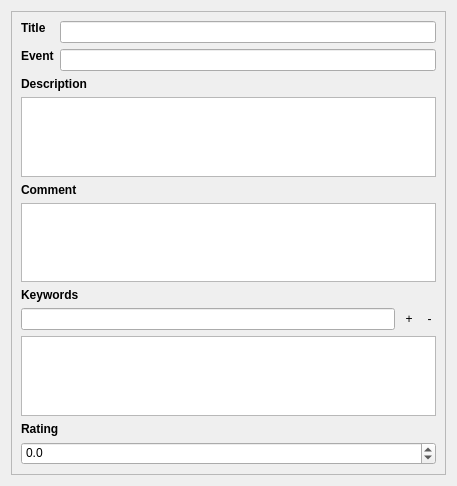
<?xml version="1.0" encoding="UTF-8"?>
<ui version="4.0">
 <class>MetadataEditForm</class>
 <widget class="QWidget" name="MetadataEditForm">
  <property name="geometry">
   <rect>
    <x>0</x>
    <y>0</y>
    <width>457</width>
    <height>486</height>
   </rect>
  </property>
  <property name="windowTitle">
   <string>Form</string>
  </property>
  <layout class="QVBoxLayout" name="verticalLayout_5">
   <item>
    <widget class="QScrollArea" name="scrollArea">
     <property name="widgetResizable">
      <bool>true</bool>
     </property>
     <widget class="QWidget" name="scrollAreaWidgetContents">
      <property name="geometry">
       <rect>
        <x>0</x>
        <y>0</y>
        <width>443</width>
        <height>472</height>
       </rect>
      </property>
      <layout class="QVBoxLayout" name="verticalLayout">
       <item>
        <layout class="QFormLayout" name="infoLayout">
         <property name="fieldGrowthPolicy">
          <enum>QFormLayout::ExpandingFieldsGrow</enum>
         </property>
         <item row="0" column="0">
          <widget class="QLabel" name="label_2">
           <property name="sizePolicy">
            <sizepolicy hsizetype="Fixed" vsizetype="Fixed">
             <horstretch>0</horstretch>
             <verstretch>0</verstretch>
            </sizepolicy>
           </property>
           <property name="font">
            <font>
             <weight>75</weight>
             <bold>true</bold>
            </font>
           </property>
           <property name="text">
            <string>Title</string>
           </property>
          </widget>
         </item>
         <item row="0" column="1">
          <widget class="QLineEdit" name="Xmp_dc_title"/>
         </item>
         <item row="1" column="0">
          <widget class="QLabel" name="label_3">
           <property name="sizePolicy">
            <sizepolicy hsizetype="Fixed" vsizetype="Fixed">
             <horstretch>0</horstretch>
             <verstretch>0</verstretch>
            </sizepolicy>
           </property>
           <property name="font">
            <font>
             <weight>75</weight>
             <bold>true</bold>
            </font>
           </property>
           <property name="text">
            <string>Event</string>
           </property>
          </widget>
         </item>
         <item row="1" column="1">
          <widget class="QLineEdit" name="Xmp_iptcExt_Event"/>
         </item>
        </layout>
       </item>
       <item>
        <layout class="QVBoxLayout" name="descriptionLayout">
         <item>
          <widget class="QLabel" name="label_5">
           <property name="sizePolicy">
            <sizepolicy hsizetype="Preferred" vsizetype="Fixed">
             <horstretch>0</horstretch>
             <verstretch>0</verstretch>
            </sizepolicy>
           </property>
           <property name="font">
            <font>
             <weight>75</weight>
             <bold>true</bold>
            </font>
           </property>
           <property name="text">
            <string>Description</string>
           </property>
           <property name="alignment">
            <set>Qt::AlignBottom|Qt::AlignLeading|Qt::AlignLeft</set>
           </property>
          </widget>
         </item>
         <item>
          <widget class="QPlainTextEdit" name="Xmp_dc_description"/>
         </item>
        </layout>
       </item>
       <item>
        <layout class="QVBoxLayout" name="imageCommentLayout">
         <item>
          <widget class="QLabel" name="imageCommentLabel">
           <property name="sizePolicy">
            <sizepolicy hsizetype="Preferred" vsizetype="Fixed">
             <horstretch>0</horstretch>
             <verstretch>0</verstretch>
            </sizepolicy>
           </property>
           <property name="font">
            <font>
             <weight>75</weight>
             <bold>true</bold>
            </font>
           </property>
           <property name="text">
            <string>Comment</string>
           </property>
           <property name="alignment">
            <set>Qt::AlignBottom|Qt::AlignLeading|Qt::AlignLeft</set>
           </property>
          </widget>
         </item>
         <item>
          <widget class="QPlainTextEdit" name="imageComment"/>
         </item>
        </layout>
       </item>
       <item>
        <layout class="QVBoxLayout" name="subjectLayout">
         <item>
          <layout class="QVBoxLayout" name="verticalLayout_2">
           <item>
            <widget class="QLabel" name="label">
             <property name="font">
              <font>
               <weight>75</weight>
               <bold>true</bold>
              </font>
             </property>
             <property name="text">
              <string>Keywords</string>
             </property>
            </widget>
           </item>
           <item>
            <layout class="QHBoxLayout" name="horizontalLayout">
             <item>
              <widget class="SpotlightWidget" name="xmpDcSubjectKeyword"/>
             </item>
             <item>
              <widget class="QToolButton" name="addXmpDcSubjectButton">
               <property name="styleSheet">
                <string notr="true">QToolButton {border: none;}</string>
               </property>
               <property name="text">
                <string>+</string>
               </property>
              </widget>
             </item>
             <item>
              <widget class="QToolButton" name="removeXmpDcSubjectButton">
               <property name="styleSheet">
                <string notr="true">QToolButton {border: none;}</string>
               </property>
               <property name="text">
                <string>-</string>
               </property>
              </widget>
             </item>
            </layout>
           </item>
          </layout>
         </item>
         <item>
          <widget class="QListView" name="xmpDcSubjectListView"/>
         </item>
        </layout>
       </item>
       <item>
        <layout class="QVBoxLayout" name="ratingLayout">
         <item>
          <widget class="QLabel" name="ratingLabel">
           <property name="sizePolicy">
            <sizepolicy hsizetype="Preferred" vsizetype="Fixed">
             <horstretch>0</horstretch>
             <verstretch>0</verstretch>
            </sizepolicy>
           </property>
           <property name="font">
            <font>
             <weight>75</weight>
             <bold>true</bold>
            </font>
           </property>
           <property name="text">
            <string>Rating</string>
           </property>
           <property name="alignment">
            <set>Qt::AlignBottom|Qt::AlignLeading|Qt::AlignLeft</set>
           </property>
          </widget>
         </item>
         <item>
          <widget class="QDoubleSpinBox" name="ratingSpinBox">
           <property name="alignment">
            <set>Qt::AlignLeading|Qt::AlignLeft|Qt::AlignTop</set>
           </property>
           <property name="decimals">
            <number>1</number>
           </property>
           <property name="minimum">
            <double>-1.000000000000000</double>
           </property>
           <property name="maximum">
            <double>5.000000000000000</double>
           </property>
          </widget>
         </item>
        </layout>
       </item>
      </layout>
     </widget>
    </widget>
   </item>
  </layout>
 </widget>
 <customwidgets>
  <customwidget>
   <class>SpotlightWidget</class>
   <extends>QLineEdit</extends>
   <header>SpotlightWidget.h</header>
  </customwidget>
 </customwidgets>
 <resources/>
 <connections/>
</ui>
